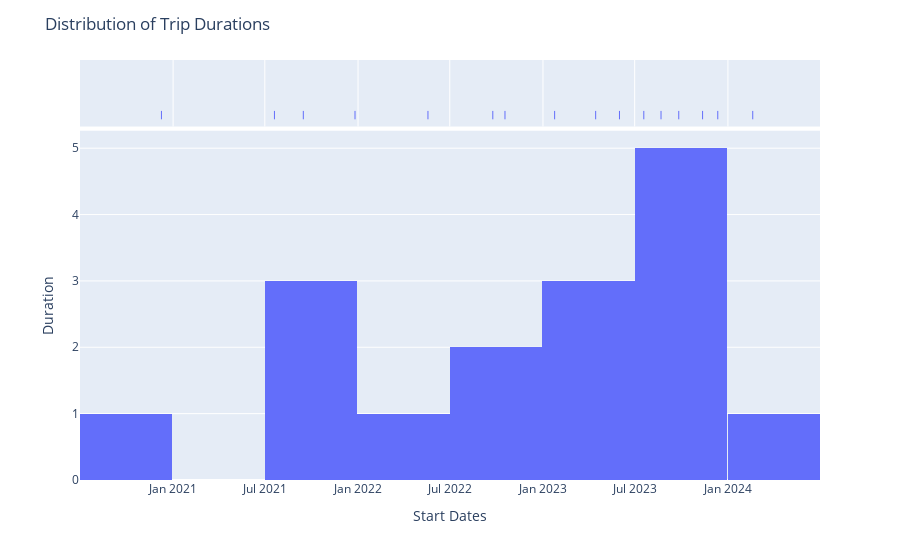

Notebook cell for this chart:
### Code cell
duration_per_start_date_hist(tracks)

### Figure 1 — Plotly figure (JSON) as saved in the notebook; plotly's stock layout.template omitted (floating-point values rounded to 4 significant figures)
{"data": [{"alignmentgroup": "True", "bingroup": "x", "hovertemplate": "Entry=%{x}<br>count=%{y}<extra></extra>", "legendgroup": "", "marker": {"color": "#636efa", "pattern": {"shape": ""}}, "name": "", "nbinsx": 10, "offsetgroup": "", "orientation": "v", "showlegend": false, "type": "histogram", "x": ["2020-12-09T00:00:00", "2021-07-20T00:00:00", "2021-09-15T00:00:00", "2021-12-26T00:00:00", "2022-05-19T00:00:00", "2022-09-24T00:00:00", "2022-10-18T00:00:00", "2023-01-24T00:00:00", "2023-04-15T00:00:00", "2023-06-01T00:00:00", "2023-07-19T00:00:00", "2023-08-22T00:00:00", "2023-09-26T00:00:00", "2023-11-12T00:00:00", "2023-12-12T00:00:00", "2024-02-19T00:00:00"], "xaxis": "x", "yaxis": "y"}, {"alignmentgroup": "True", "boxpoints": "all", "fillcolor": "rgba(255,255,255,0)", "hoveron": "points", "hovertemplate": "Entry=%{x}<extra></extra>", "jitter": 0, "legendgroup": "", "line": {"color": "rgba(255,255,255,0)"}, "marker": {"color": "#636efa", "symbol": "line-ns-open"}, "name": "", "offsetgroup": "", "showlegend": false, "type": "box", "x": ["2020-12-09T00:00:00", "2021-07-20T00:00:00", "2021-09-15T00:00:00", "2021-12-26T00:00:00", "2022-05-19T00:00:00", "2022-09-24T00:00:00", "2022-10-18T00:00:00", "2023-01-24T00:00:00", "2023-04-15T00:00:00", "2023-06-01T00:00:00", "2023-07-19T00:00:00", "2023-08-22T00:00:00", "2023-09-26T00:00:00", "2023-11-12T00:00:00", "2023-12-12T00:00:00", "2024-02-19T00:00:00"], "xaxis": "x2", "yaxis": "y2"}], "layout": {"autosize": true, "barmode": "relative", "legend": {"tracegroupgap": 0}, "margin": {"t": 60}, "title": {"text": "Distribution of Trip Durations"}, "xaxis": {"anchor": "y", "autorange": true, "domain": [0, 1], "range": ["2020-07-01 06:00", "2024-06-30 18:00"], "title": {"text": "Start Dates"}, "type": "date"}, "xaxis2": {"anchor": "y2", "autorange": true, "domain": [0, 1], "matches": "x", "range": ["2020-07-01 06:00", "2024-06-30 18:00"], "showgrid": true, "showticklabels": false, "type": "date"}, "yaxis": {"anchor": "x", "autorange": true, "domain": [0, 0.8316], "range": [0, 5.263], "title": {"text": "Duration"}}, "yaxis2": {"anchor": "x2", "autorange": true, "domain": [0.8416, 1], "matches": "y2", "range": [-0.5942, 0.5], "showgrid": false, "showline": false, "showticklabels": false, "ticks": "", "type": "category"}}}
